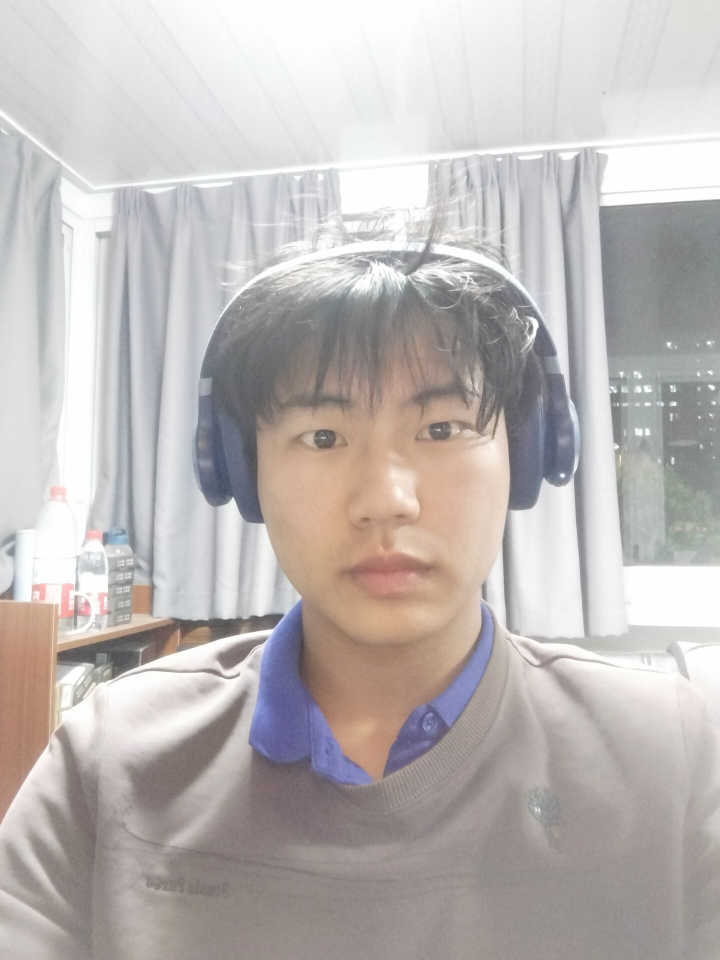
#> input picture Hog_face_detection/photo1.png, 1440 x 1920 px (shown at 1/2 size)
$ python hog_picture.py
#> lines starting #> are read from the running program, lines starting #| are printed output that depends on the picture
# 导入必要的库
import numpy as np
import matplotlib.pyplot as plt
from skimage.feature import hog    # 从skimage库中导入HOG特征计算函数
from skimage import data, io, color, exposure   # 导入示例图片和图像处理工具


# 计算HOG特征
# 参数解释：
# - image: 输入图像
# - orientations: 方向bins的数量，默认为9，这里设置为8
# - pixels_per_cell: 每个cell的像素大小，设置为(16, 16)
# - cells_per_block: block中cell的数量，设置为(1, 1)，意味着没有进一步聚合
# - visualize: 是否生成可视化的HOG图像，默认为False，这里设为True
# - multichannel: 如果输入是RGB图像，是否单独处理每个通道，默认为False，这里设为True
# img = data.astronaut()
# print(img.shape)

image_path = "photo1.png"
image = io.imread(image_path)
#> image is the input picture: shape (1920, 1440, 3); mean R, G, B 189.3, 183.9, 182.1
# image_gray = color.rgb2gray(img)  # 转为灰度图像
# print(image_gray)

fd, hog_image = hog(image, orientations=8, pixels_per_cell=(16, 16),
                   cells_per_block=(1, 1), visualize=True, channel_axis=-1)
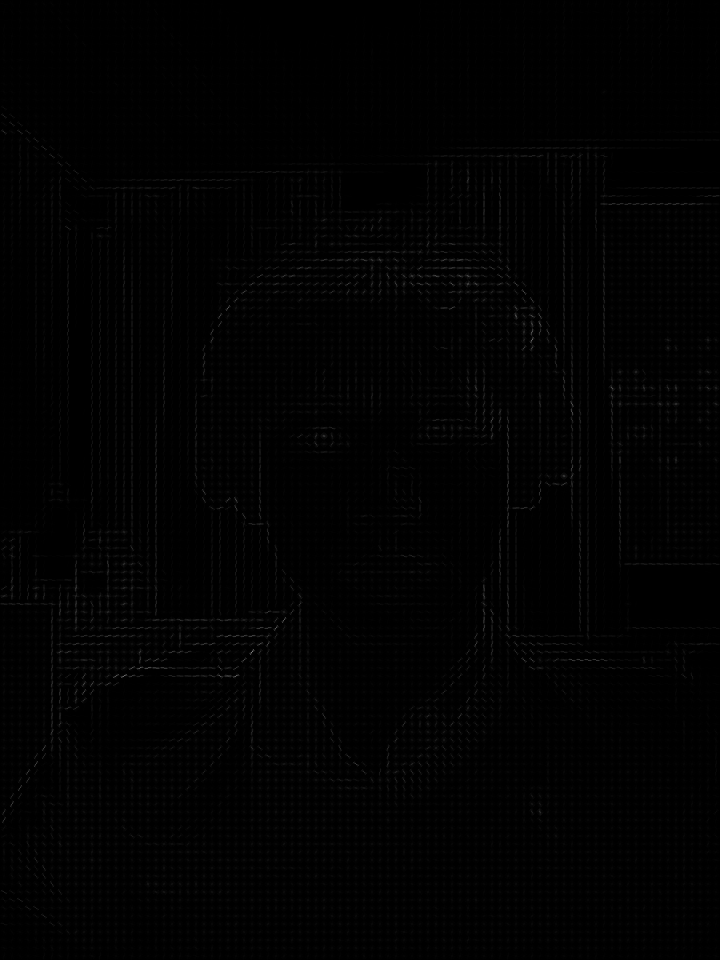
#> hog_image: shape (1920, 1440) float64 (shown at 1/2 size); min 0, max 38, mean 0.3; drawn with min black and max white
# 返回hog特征向量和hog可视化图像

# 使用matplotlib创建一个包含两个子图的画布
fig, (ax1, ax2) = plt.subplots(1, 2, figsize=(12, 6))

# 第一个子图：原始图像

# imshow显示图像，cmap=plt.cm.gray使用灰度颜色映射
# set_title设置子图标题
ax1.axis('off')
ax1.imshow(image, cmap=plt.cm.gray)
ax1.set_title('Input image')

# 对HOG图像进行强度重缩放，以便更好地可视化
hog_image_rescaled = exposure.rescale_intensity(hog_image, in_range=(0, 10))
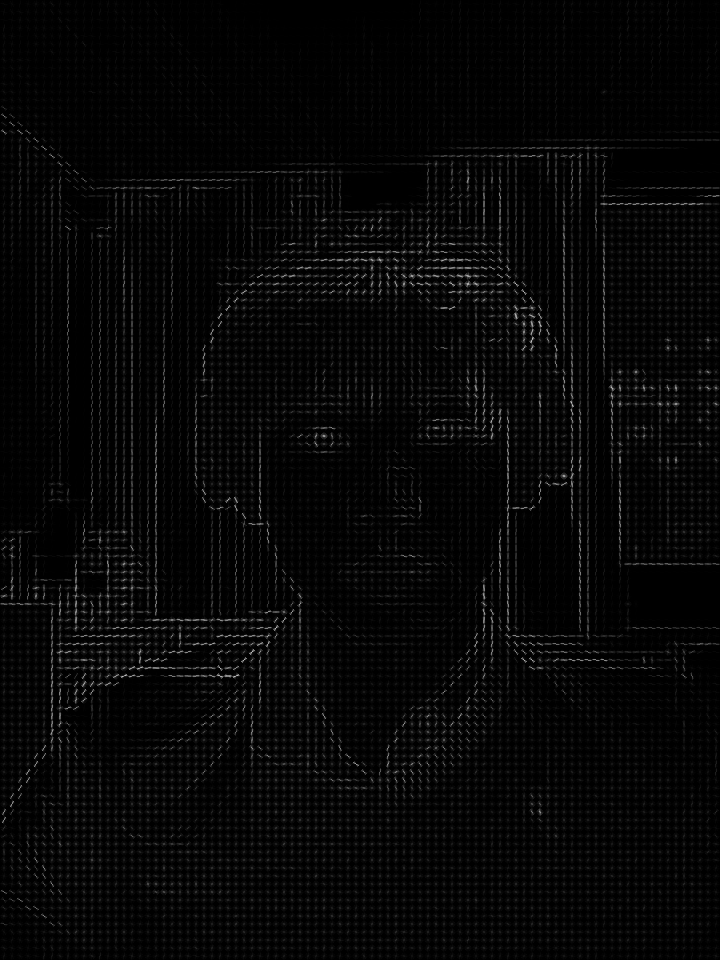
#> hog_image_rescaled: shape (1920, 1440) float64 (shown at 1/2 size); min 0, max 1, mean 0.026

# 第二个子图：HOG特征的可视化图像
# 同样关闭坐标轴，显示重缩放后的HOG图像，并设置标题
ax2.axis('off')
ax2.imshow(hog_image_rescaled, cmap=plt.cm.jet)
ax2.set_title('Histogram of Oriented Gradients')

# 显示画布上的所有子图
plt.show()
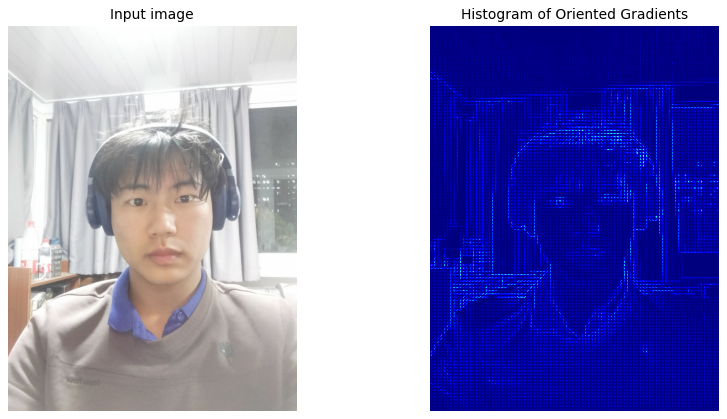
#> figure drawn by matplotlib, 2 panels
